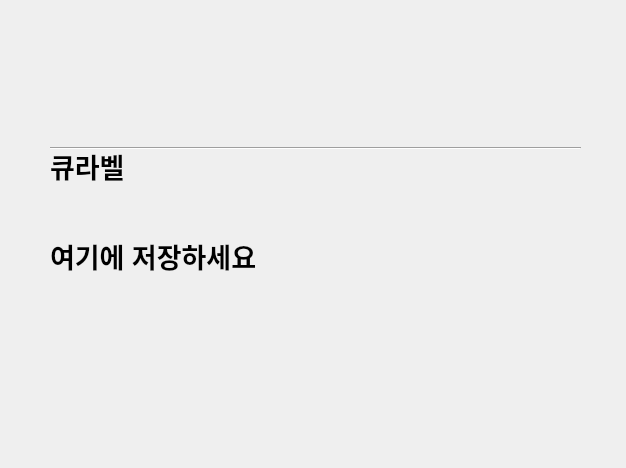
<?xml version="1.0" encoding="UTF-8"?>
<ui version="4.0">
 <class>Dialog</class>
 <widget class="QDialog" name="Dialog">
  <property name="geometry">
   <rect>
    <x>0</x>
    <y>0</y>
    <width>626</width>
    <height>468</height>
   </rect>
  </property>
  <property name="windowTitle">
   <string>Dialog</string>
  </property>
  <widget class="QLabel" name="label">
   <property name="geometry">
    <rect>
     <x>50</x>
     <y>240</y>
     <width>531</width>
     <height>31</height>
    </rect>
   </property>
   <property name="font">
    <font>
     <pointsize>20</pointsize>
     <bold>true</bold>
    </font>
   </property>
   <property name="text">
    <string>여기에 저장하세요</string>
   </property>
  </widget>
  <widget class="QLabel" name="label_2">
   <property name="geometry">
    <rect>
     <x>50</x>
     <y>150</y>
     <width>531</width>
     <height>31</height>
    </rect>
   </property>
   <property name="font">
    <font>
     <pointsize>20</pointsize>
     <bold>true</bold>
    </font>
   </property>
   <property name="text">
    <string>큐라벨</string>
   </property>
  </widget>
  <widget class="Line" name="line">
   <property name="geometry">
    <rect>
     <x>50</x>
     <y>140</y>
     <width>531</width>
     <height>16</height>
    </rect>
   </property>
   <property name="orientation">
    <enum>Qt::Orientation::Horizontal</enum>
   </property>
  </widget>
 </widget>
 <resources/>
 <connections/>
</ui>
